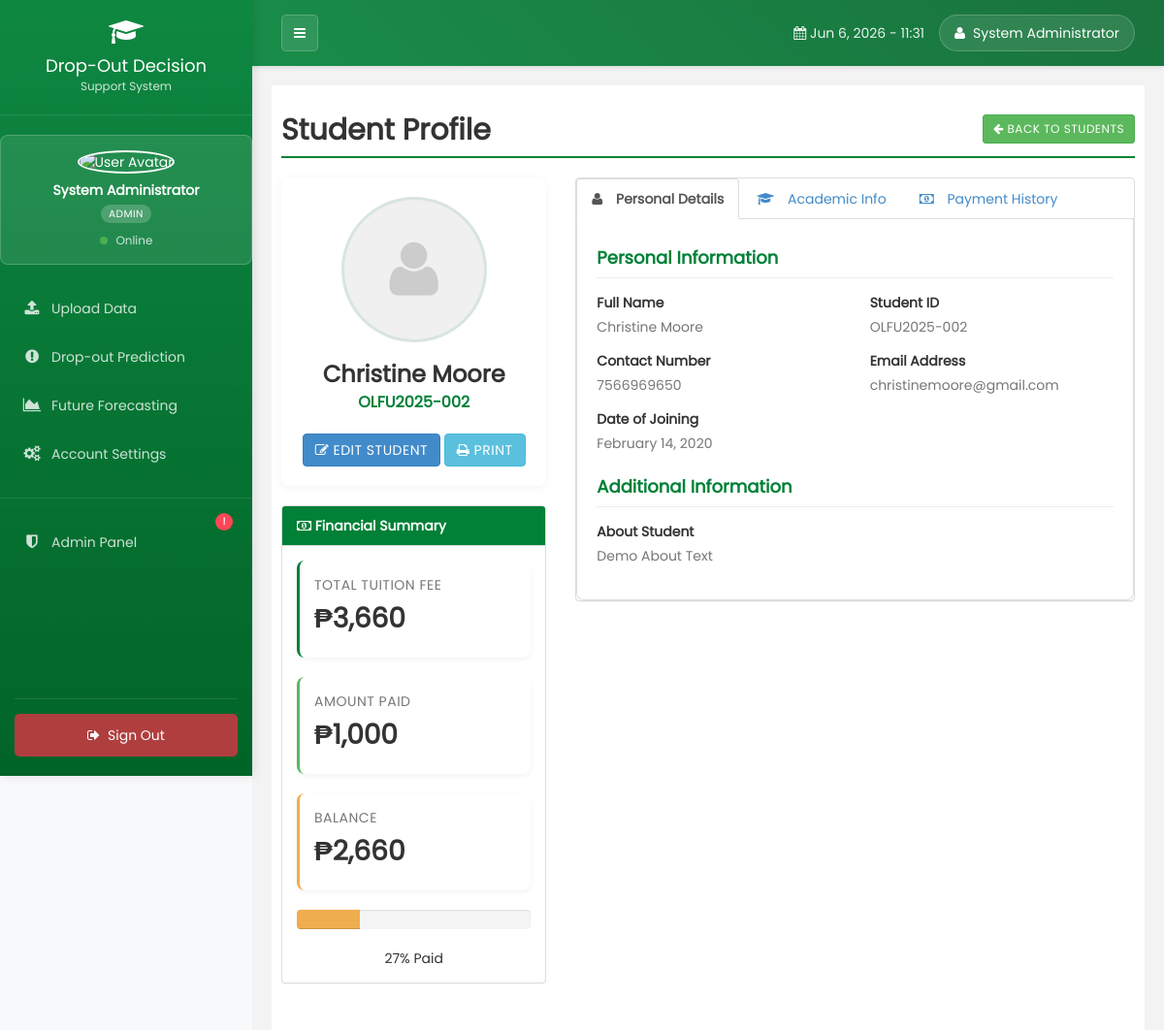
/view_student.php?id=5 (signed in), run on the app's committed database.
### tables this page shows
CREATE TABLE `student` (
  `id` int(255) NOT NULL,
  `StudentID` varchar(255) DEFAULT NULL,
  `emailid` varchar(255) NOT NULL,
  `sname` varchar(255) NOT NULL,
  `joindate` datetime NOT NULL,
  `about` text NOT NULL,
  `contact` varchar(255) NOT NULL,
  `fees` int(255) NOT NULL,
  `year` int(11) DEFAULT NULL,
  `balance` int(255) NOT NULL,
  `delete_status` enum('0','1') NOT NULL DEFAULT '0',
  `course` varchar(100) NOT NULL,
  `Attendance` float DEFAULT NULL,
  `GPA` float DEFAULT NULL,
  `created_at` timestamp NOT NULL DEFAULT current_timestamp()
);

### view_student.php (the view, shortened to what this page needs)
<?php $page='student';
include("php/dbconnect.php");
$id = isset($_GET['id']) ? mysqli_real_escape_string($conn, $_GET['id']) : '';
$sqlStudent = $conn->query("SELECT s.*, y.year as yearName FROM student s
                            LEFT JOIN year y ON s.year = y.id
                            WHERE s.id='$id' AND s.delete_status='0'");
$studentData = $sqlStudent->fetch_assoc();
$totalPaid = $conn->query("SELECT SUM(paid) as paid FROM fees_transaction WHERE stdid='$id'")->fetch_assoc()['paid'];
$totalPaid = $totalPaid ? $totalPaid : 0;
?>
<!DOCTYPE html>
<html xmlns="http://www.w3.org/1999/xhtml">
<head>
    <link href="css/bootstrap.css" rel="stylesheet" />
    <link href="css/font-awesome.css" rel="stylesheet" />
    <link href="css/style1.css" rel="stylesheet" />
    <link href="css/custom.css" rel="stylesheet" />
    <link href="css/ui.css" rel="stylesheet" />
    <link href="css/datepicker.css" rel="stylesheet" />
    <link href="css/datatable/datatable.css" rel="stylesheet" />
    <link rel="stylesheet" href="https://cdnjs.cloudflare.com/ajax/libs/animate.css/4.1.1/animate.min.css" />
</head>
<body>
<?php include("php/header.php"); ?>
    <div id="page-wrapper">
        <div id="page-inner">
            <div class="row">
                <div class="col-md-12">
                    <h1 class="page-head-line">Student Profile
                        <a href="student.php" class="btn btn-success btn-sm pull-right"><i class="fa fa-arrow-left"></i> Back to Students</a>
                    </h1>
                </div>
            </div>
            <div class="row animate__animated animate__fadeIn">
                <div class="col-md-4">
                    <div class="profile-header">
                        <div class="profile-image">
                            <i class="fa fa-user"></i>
                        </div>
                        <h3 class="student-name"><?php echo $studentData['sname']; ?></h3>
                        <div class="student-id"><?php echo $studentData['StudentID']; ?></div>
                        <div class="text-center" style="margin-top: 20px;">
                            <a href="student.php?action=edit&id=<?php echo $id; ?>" class="btn btn-primary"><i class="fa fa-edit"></i> Edit Student</a>
                            <a href="#" class="btn btn-info" onclick="printProfile()"><i class="fa fa-print"></i> Print</a>
                        </div>
                    </div>
                    <div class="panel panel-default">
                        <div class="panel-heading" style="background-color: var(--primary-color); color: white;">
                            <i class="fa fa-money"></i> Financial Summary
                        </div>
                        <div class="panel-body">
                            <div class="stat-card stat-card-primary">
                                <div class="stat-label">Total Tuition Fee</div>
                                <div class="stat-value">₱<?php echo number_format($studentData['fees']); ?></div>
                            </div>
                            <div class="stat-card stat-card-success">
                                <div class="stat-label">Amount Paid</div>
                                <div class="stat-value">₱<?php echo number_format($totalPaid); ?></div>
                            </div>
                            <div class="stat-card stat-card-warning">
                                <div class="stat-label">Balance</div>
                                <div class="stat-value">₱<?php echo number_format($studentData['balance']); ?></div>
                            </div>
                            <?php
                            $paymentPercentage = 0;
                            if($studentData['fees'] > 0) {
                                $paymentPercentage = round((($studentData['fees'] - $studentData['balance']) / $studentData['fees']) * 100);
                            }
                            $progressClass = "progress-bar-danger";
                            if($paymentPercentage >= 75) {
                                $progressClass = "progress-bar-success";
                            } else if($paymentPercentage >= 50) {
                                $progressClass = "progress-bar-info";
                            } else if($paymentPercentage >= 25) {
                                $progressClass = "progress-bar-warning";
                            }
                            ?>
                            <div class="progress">
                                <div class="progress-bar <?php echo $progressClass; ?>" role="progressbar" aria-valuenow="<?php echo $paymentPercentage; ?>" aria-valuemin="0" aria-valuemax="100" style="width: <?php echo $paymentPercentage; ?>%">
                                </div>
                            </div>
                            <div class="text-center"><?php echo $paymentPercentage; ?>% Paid</div>
                        </div>
                    </div>
                </div>
                <div class="col-md-8">
                    <div class="panel panel-default">
                        <div class="panel-body" style="padding: 0;">
                            <ul class="nav nav-tabs">
                                <li class="active"><a data-toggle="tab" href="#details"><i class="fa fa-user"></i> Personal Details</a></li>
                                <li><a data-toggle="tab" href="#academic"><i class="fa fa-graduation-cap"></i> Academic Info</a></li>
                                <li><a data-toggle="tab" href="#financial"><i class="fa fa-money"></i> Payment History</a></li>
                            </ul>
                            <div class="tab-content">
                                <div id="details" class="tab-pane fade in active">
                                    <h4 class="section-heading">Personal Information</h4>
                                    <div class="row">
                                        <div class="col-md-6">
                                            <div class="info-label">Full Name</div>
                                            <div class="info-value"><?php echo $studentData['sname']; ?></div>
                                        </div>
                                        <div class="col-md-6">
                                            <div class="info-label">Student ID</div>
                                            <div class="info-value"><?php echo $studentData['StudentID']; ?></div>
                                        </div>
                                    </div>
                                    <div class="row">
                                        <div class="col-md-6">
                                            <div class="info-label">Contact Number</div>
                                            <div class="info-value"><?php echo $studentData['contact']; ?></div>
                                        </div>
                                        <div class="col-md-6">
                                            <div class="info-label">Email Address</div>
                                            <div class="info-value"><?php echo $studentData['emailid'] ? $studentData['emailid'] : 'Not provided'; ?></div>
                                        </div>
                                    </div>
                                    <div class="row">
                                        <div class="col-md-6">
                                            <div class="info-label">Date of Joining</div>
                                            <div class="info-value"><?php echo date("F d, Y", strtotime($studentData['joindate'])); ?></div>
                                        </div>
                                    </div>
                                    <?php if(!empty($studentData['about'])): ?>
                                    <h4 class="section-heading">Additional Information</h4>
                                    <div class="row">
                                        <div class="col-md-12">
                                            <div class="info-label">About Student</div>
                                            <div class="info-value"><?php echo nl2br($studentData['about']); ?></div>
                                        </div>
                                    </div>
                                    <?php endif; ?>
                                </div>
                            </div>
                        </div>
                    </div>
                </div>
            </div>
        </div>
    </div>
</div>
</body>
</html>

### css/style1.css (style rules this page uses)
html * { font-family: "Poppins", sans-serif; }
body { font-family: "Open Sans", sans-serif; line-height: 25px; }
#page-wrapper { padding: 15px 15px; min-height: 600px; background: #f3f3f3; }
#page-inner { width: 100%; margin: 10px 20px 10px 0px; background-color: #fff !important; padding: 10px; min-height: 1200px; }
.page-head-line { font-size: 30px; color: #000; font-weight: 800; padding-bottom: 20px; border-bottom: 2px solid rgba(1, 129, 55); margin-bottom: 10px; }
.nav > li > a > i { margin-right: 10px; }
@media (min-width: 768px) { #page-wrapper { margin: 0 0 0 260px; padding: 15px 30px; min-height: 1200px; } }

### css/custom.css (style rules this page uses)
html * { font-family: "Poppins", sans-serif; }

### view_student.php (style rules this page uses)
:root { --primary-color: #018137; --primary-light: rgba(1, 129, 55, 0.1); --primary-dark: #016129; --secondary-color: #FFF; --text-dark: #333; --text-light: #777; --danger-color: #d9534f; --success-color: #5cb85c; --warning-color: #f0ad4e; --info-color: #5bc0de; }
body { font-family: 'Open Sans', sans-serif; background-color: #f5f5f5; }
.panel { border-radius: 8px; box-shadow: 0 2px 10px rgba(0,0,0,0.05); border: none; }
.panel-heading { border-radius: 8px 8px 0 0; padding: 15px; font-weight: 600; }
.btn { border-radius: 4px; text-transform: uppercase; font-weight: 600; letter-spacing: 0.5px; padding: 8px 16px; transition: all 0.3s ease; }
.btn-success { background-color: var(--primary-color); border-color: var(--primary-dark); }
.page-head-line { border-bottom: 2px solid var(--primary-color); padding-bottom: 10px; margin-bottom: 20px; font-weight: 600; color: var(--text-dark); }
.profile-header { padding: 20px; background-color: white; border-radius: 8px; box-shadow: 0 2px 10px rgba(0,0,0,0.05); margin-bottom: 20px; }
.profile-image { width: 150px; height: 150px; border-radius: 50%; background-color: #f0f0f0; display: flex; align-items: center; justify-content: center; font-size: 64px; color: #ccc; margin: 0 auto 15px; overflow: hidden; border: 3px solid var(--primary-light); }
.student-name { font-size: 24px; font-weight: 600; margin-bottom: 5px; color: var(--text-dark); text-align: center; }
.student-id { font-size: 16px; color: var(--primary-color); font-weight: 600; margin-bottom: 10px; text-align: center; }
.info-label { font-weight: 600; color: var(--text-dark); margin-bottom: 5px; }
.info-value { margin-bottom: 15px; color: var(--text-light); }
.section-heading { border-bottom: 1px solid #eee; padding-bottom: 10px; margin-bottom: 15px; font-weight: 600; color: var(--primary-color); }
.tab-content { padding: 20px; background-color: white; border: 1px solid #ddd; border-top: none; border-radius: 0 0 8px 8px; }
.nav-tabs > li.active > a, .nav-tabs > li.active > a:hover, .nav-tabs > li.active > a:focus { border-top: 3px solid var(--primary-color); border-bottom: 1px solid transparent; font-weight: 600; }
.progress { height: 8px; margin-bottom: 10px; border-radius: 4px; }
.stat-card { background-color: white; border-radius: 8px; padding: 15px; margin-bottom: 20px; box-shadow: 0 2px 5px rgba(0,0,0,0.05); border-left: 3px solid; }
.stat-card-primary { border-color: var(--primary-color); }
.stat-card-success { border-color: var(--success-color); }
.stat-card-warning { border-color: var(--warning-color); }
.stat-value { font-size: 28px; font-weight: 700; margin: 5px 0; }
.stat-label { font-size: 14px; color: var(--text-light); text-transform: uppercase; letter-spacing: 0.5px; }

### php/header.php (style rules this page uses)
html * { font-family: "Poppins", sans-serif; }
body { background-color: #f8f9fa; margin: 0; padding: 0; }
#page-wrapper { margin: 0; padding: 5px 10px; min-height: calc(100vh - 70px); }

### data on the page
student: sname "Christine Moore", StudentID "OLFU2025-002", fees "3,660", balance "2,660", paymentPercentage "27", contact "7566969650", emailid "christinemoore@gmail.com", joindate "February 14, 2020", about "Demo About Text"

### other printed values
$user_name "System Administrator"
$user_role "ADMIN"
$totalPaid "1,000"
